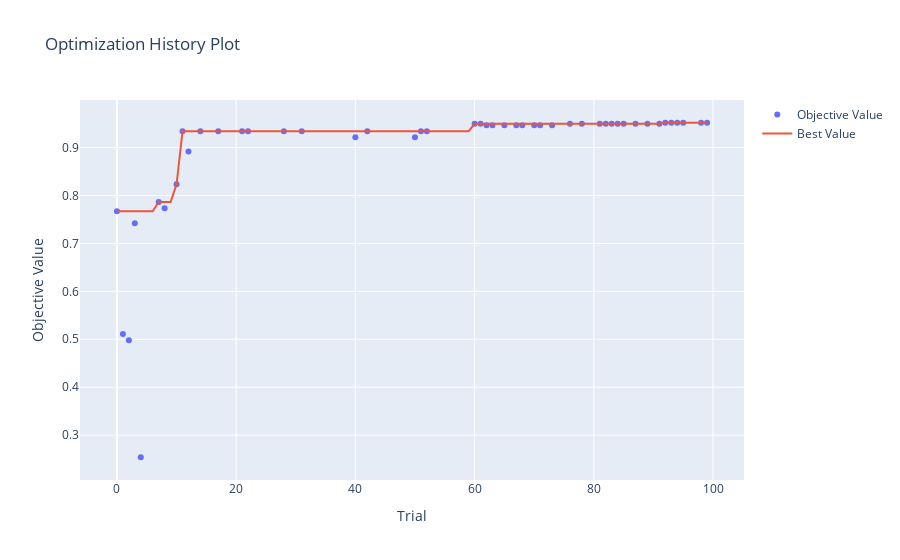
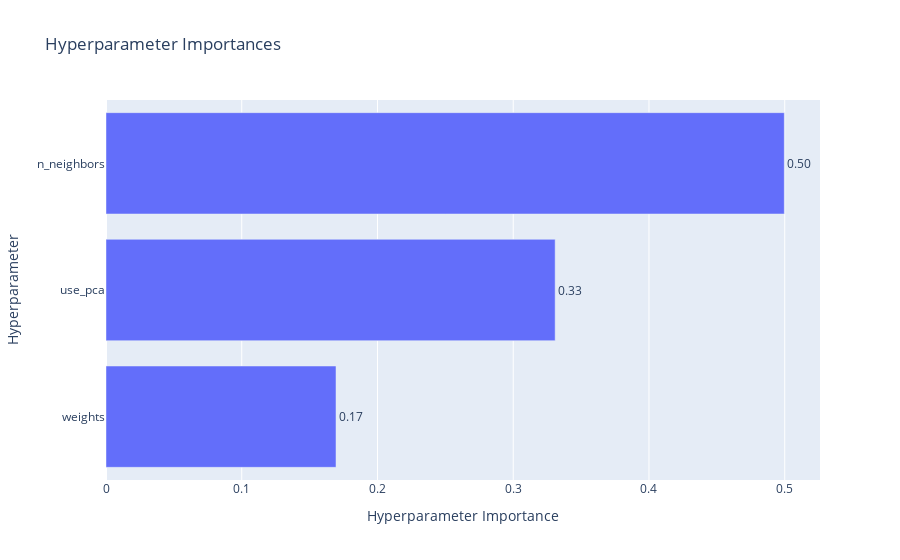
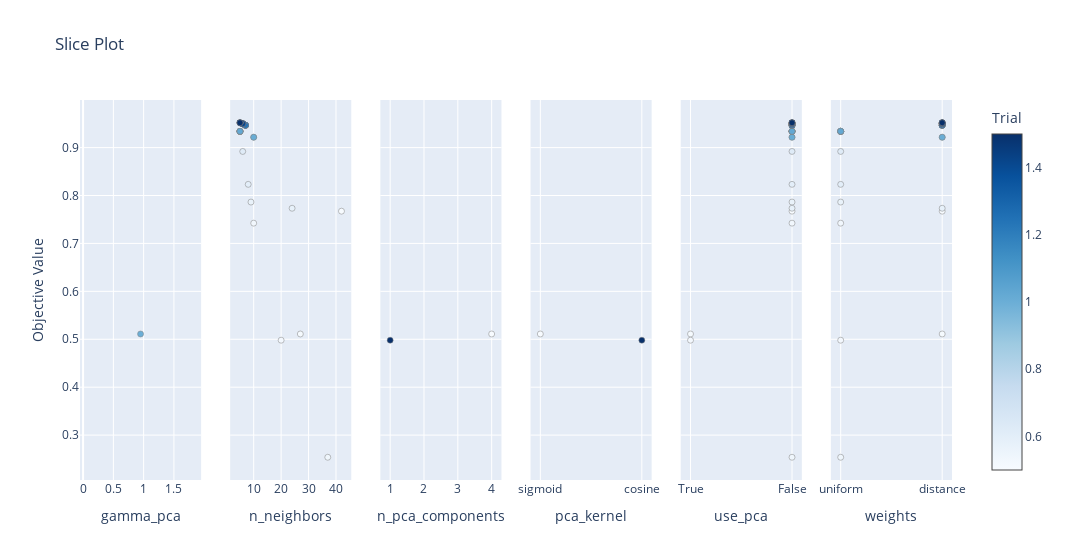

The cell these charts' notebook holds for them, in order:
### Code cell
import numpy as np
from sklearn.model_selection import train_test_split
from sklearn.preprocessing import StandardScaler
from sklearn.metrics import accuracy_score
from sklearn.decomposition import PCA, KernelPCA
from sklearn.neighbors import KNeighborsClassifier
import optuna
import optuna.visualization as vis

n = 9

X = np.load('Datasets/kryptonite-%s-X.npy'%(n))
y = np.load('Datasets/kryptonite-%s-y.npy'%(n))

def objective(trial):
    ### ========== Shuffle and Split Data ========== ###

    X_train, X_val, y_train, y_val = train_test_split(X, y, test_size=0.8, random_state=42)

    scaler = StandardScaler()
    X_train_scaled = scaler.fit_transform(X_train)
    X_val_scaled = scaler.transform(X_val)

    # Suggest dimensionality reduction and kernel parameters
    use_pca = trial.suggest_categorical('use_pca', ['True', 'False'])
    
    if use_pca == 'True':
        kernel_pca = trial.suggest_categorical('pca_kernel', ['linear', 'poly', 'rbf', 'sigmoid', 'cosine'])
        # kernel_pca = 'linear'

        params_pca = {}

        if kernel_pca == 'poly':
            params_pca['degree'] = trial.suggest_int('degree_pca', 1, 10)
        if kernel_pca in ['poly', 'rbf', 'sigmoid']:
            params_pca['gamma'] = trial.suggest_float('gamma_pca', 0.1, 10)

        params_pca['n_jobs'] = -1
        params_pca['n_components'] = trial.suggest_int('n_pca_components', 1, max(1, X_train_scaled.shape[1]))


    ### ========== Dimensionality Reduction ========== ###

    if use_pca == 'True':
        pca = KernelPCA(**params_pca)

        X_train_scaled = pca.fit_transform(X_train_scaled)
        X_val_scaled = pca.transform(X_val)

    # KNN Classifier parameters
    classifier = KNeighborsClassifier(
        n_neighbors=trial.suggest_int('n_neighbors', 5, 50),
        weights=trial.suggest_categorical('weights', ['uniform', 'distance']),
        n_jobs=-1
    )

    # Train the classifier
    classifier.fit(X_train_scaled, y_train)

    # Evaluate on the val set
    y_val_pred = classifier.predict(X_val_scaled)
    val_accuracy = accuracy_score(y_val, y_val_pred)

    # Report validation accuracy for pruning
    trial.report(val_accuracy, step=0)

    # Check if the trial should be pruned
    if trial.should_prune():
        raise optuna.TrialPruned()


    return val_accuracy

# Create a study object with a pruner
pruner = optuna.pruners.MedianPruner()
study = optuna.create_study(direction="maximize", pruner=pruner)

# Optimize the objective function
study.optimize(objective, n_trials=100)

print("Best hyperparameters:", study.best_params)
print("Best value:", study.best_value)

# Visualize the optimization history and parameter importances
vis.plot_optimization_history(study).show()
vis.plot_param_importances(study).show()
vis.plot_slice(study).show()

### Figure 1 — Plotly figure (JSON) as saved in the notebook; plotly's stock layout.template omitted (floating-point values rounded to 4 significant figures)
{"data": [{"mode": "markers", "name": "Objective Value", "type": "scatter", "x": [0, 1, 2, 3, 4, 7, 8, 10, 11, 12, 14, 17, 21, 22, 28, 31, 40, 42, 50, 51, 52, 60, 61, 62, 63, 65, 67, 68, 70, 71, 73, 76, 78, 81, 82, 83, 84, 85, 87, 89, 91, 92, 93, 94, 95, 98, 99], "y": [0.7673, 0.511, 0.4981, 0.7423, 0.2538, 0.7863, 0.7734, 0.8233, 0.9339, 0.8919, 0.9339, 0.9339, 0.9339, 0.9339, 0.9339, 0.9339, 0.9216, 0.9339, 0.9216, 0.9339, 0.9339, 0.9497, 0.9497, 0.9465, 0.9465, 0.9465, 0.9465, 0.9465, 0.9465, 0.9465, 0.9465, 0.9497, 0.9497, 0.9497, 0.9497, 0.9497, 0.9497, 0.9497, 0.9497, 0.9497, 0.9497, 0.9518, 0.9518, 0.9518, 0.9518, 0.9518, 0.9518]}, {"mode": "lines", "name": "Best Value", "type": "scatter", "x": [0, 1, 2, 3, 4, 5, 6, 7, 8, 9, 10, 11, 12, 13, 14, 15, 16, 17, 18, 19, 20, 21, 22, 23, 24, 25, 26, 27, 28, 29, 30, 31, 32, 33, 34, 35, 36, 37, 38, 39, 40, 41, 42, 43, 44, 45, 46, 47, 48, 49, 50, 51, 52, 53, 54, 55, 56, 57, 58, 59, 60, 61, 62, 63, 64, 65, 66, 67, 68, 69, 70, 71, 72, 73, 74, 75, 76, 77, 78, 79, 80, 81, 82, 83, 84, 85, 86, 87, 88, 89, 90, 91, 92, 93, 94, 95, 96, 97, 98, 99], "y": [0.7673, 0.7673, 0.7673, 0.7673, 0.7673, 0.7673, 0.7673, 0.7863, 0.7863, 0.7863, 0.8233, 0.9339, 0.9339, 0.9339, 0.9339, 0.9339, 0.9339, 0.9339, 0.9339, 0.9339, 0.9339, 0.9339, 0.9339, 0.9339, 0.9339, 0.9339, 0.9339, 0.9339, 0.9339, 0.9339, 0.9339, 0.9339, 0.9339, 0.9339, 0.9339, 0.9339, 0.9339, 0.9339, 0.9339, 0.9339, 0.9339, 0.9339, 0.9339, 0.9339, 0.9339, 0.9339, 0.9339, 0.9339, 0.9339, 0.9339, 0.9339, 0.9339, 0.9339, 0.9339, 0.9339, 0.9339, 0.9339, 0.9339, 0.9339, 0.9339, 0.9497, 0.9497, 0.9497, 0.9497, 0.9497, 0.9497, 0.9497, 0.9497, 0.9497, 0.9497, 0.9497, 0.9497, 0.9497, 0.9497, 0.9497, 0.9497, 0.9497, 0.9497, 0.9497, 0.9497, 0.9497, 0.9497, 0.9497, 0.9497, 0.9497, 0.9497, 0.9497, 0.9497, 0.9497, 0.9497, 0.9497, 0.9497, 0.9518, 0.9518, 0.9518, 0.9518, 0.9518, 0.9518, 0.9518, 0.9518]}, {"marker": {"color": "#cccccc"}, "mode": "markers", "name": "Infeasible Trial", "showlegend": false, "type": "scatter", "x": [], "y": []}], "layout": {"title": {"text": "Optimization History Plot"}, "xaxis": {"title": {"text": "Trial"}}, "yaxis": {"title": {"text": "Objective Value"}}}}

### Figure 2 — Plotly figure (JSON) as saved in the notebook; plotly's stock layout.template omitted (floating-point values rounded to 4 significant figures)
{"data": [{"cliponaxis": false, "hovertemplate": ["weights (CategoricalDistribution): 0.16943254729930302<extra></extra>", "use_pca (CategoricalDistribution): 0.33087807307596667<extra></extra>", "n_neighbors (IntDistribution): 0.49968937962473037<extra></extra>"], "name": "Objective Value", "orientation": "h", "text": ["0.17", "0.33", "0.50"], "textposition": "outside", "type": "bar", "x": [0.1694, 0.3309, 0.4997], "y": ["weights", "use_pca", "n_neighbors"]}], "layout": {"title": {"text": "Hyperparameter Importances"}, "xaxis": {"title": {"text": "Hyperparameter Importance"}}, "yaxis": {"title": {"text": "Hyperparameter"}}}}

### Figure 3 — Plotly figure (JSON) as saved in the notebook; plotly's stock layout.template omitted (floating-point values rounded to 4 significant figures)
{"data": [{"marker": {"color": [1], "colorbar": {"title": {"text": "Trial"}, "x": 1, "xpad": 40}, "colorscale": [[0, "rgb(247,251,255)"], [0.125, "rgb(222,235,247)"], [0.25, "rgb(198,219,239)"], [0.375, "rgb(158,202,225)"], [0.5, "rgb(107,174,214)"], [0.625, "rgb(66,146,198)"], [0.75, "rgb(33,113,181)"], [0.875, "rgb(8,81,156)"], [1, "rgb(8,48,107)"]], "line": {"color": "Grey", "width": 0.5}, "showscale": true}, "mode": "markers", "name": "Feasible Trial", "showlegend": false, "type": "scatter", "x": [0.9491], "xaxis": "x", "y": [0.511], "yaxis": "y"}, {"marker": {"color": [0, 1, 2, 3, 4, 7, 8, 10, 11, 12, 14, 17, 21, 22, 28, 31, 40, 42, 50, 51, 52, 60, 61, 62, 63, 65, 67, 68, 70, 71, 73, 76, 78, 81, 82, 83, 84, 85, 87, 89, 91, 92, 93, 94, 95, 98, 99], "colorbar": {"title": {"text": "Trial"}, "x": 1, "xpad": 40}, "colorscale": [[0, "rgb(247,251,255)"], [0.125, "rgb(222,235,247)"], [0.25, "rgb(198,219,239)"], [0.375, "rgb(158,202,225)"], [0.5, "rgb(107,174,214)"], [0.625, "rgb(66,146,198)"], [0.75, "rgb(33,113,181)"], [0.875, "rgb(8,81,156)"], [1, "rgb(8,48,107)"]], "line": {"color": "Grey", "width": 0.5}, "showscale": false}, "mode": "markers", "name": "Feasible Trial", "showlegend": false, "type": "scatter", "x": [42, 27, 20, 10, 37, 9, 24, 8, 5, 6, 5, 5, 5, 5, 5, 5, 10, 5, 10, 5, 5, 6, 6, 7, 7, 7, 7, 7, 7, 7, 7, 6, 6, 6, 6, 6, 6, 6, 6, 6, 6, 5, 5, 5, 5, 5, 5], "xaxis": "x2", "y": [0.7673, 0.511, 0.4981, 0.7423, 0.2538, 0.7863, 0.7734, 0.8233, 0.9339, 0.8919, 0.9339, 0.9339, 0.9339, 0.9339, 0.9339, 0.9339, 0.9216, 0.9339, 0.9216, 0.9339, 0.9339, 0.9497, 0.9497, 0.9465, 0.9465, 0.9465, 0.9465, 0.9465, 0.9465, 0.9465, 0.9465, 0.9497, 0.9497, 0.9497, 0.9497, 0.9497, 0.9497, 0.9497, 0.9497, 0.9497, 0.9497, 0.9518, 0.9518, 0.9518, 0.9518, 0.9518, 0.9518], "yaxis": "y2"}, {"marker": {"color": [1, 2], "colorbar": {"title": {"text": "Trial"}, "x": 1, "xpad": 40}, "colorscale": [[0, "rgb(247,251,255)"], [0.125, "rgb(222,235,247)"], [0.25, "rgb(198,219,239)"], [0.375, "rgb(158,202,225)"], [0.5, "rgb(107,174,214)"], [0.625, "rgb(66,146,198)"], [0.75, "rgb(33,113,181)"], [0.875, "rgb(8,81,156)"], [1, "rgb(8,48,107)"]], "line": {"color": "Grey", "width": 0.5}, "showscale": false}, "mode": "markers", "name": "Feasible Trial", "showlegend": false, "type": "scatter", "x": [4, 1], "xaxis": "x3", "y": [0.511, 0.4981], "yaxis": "y3"}, {"marker": {"color": [1, 2], "colorbar": {"title": {"text": "Trial"}, "x": 1, "xpad": 40}, "colorscale": [[0, "rgb(247,251,255)"], [0.125, "rgb(222,235,247)"], [0.25, "rgb(198,219,239)"], [0.375, "rgb(158,202,225)"], [0.5, "rgb(107,174,214)"], [0.625, "rgb(66,146,198)"], [0.75, "rgb(33,113,181)"], [0.875, "rgb(8,81,156)"], [1, "rgb(8,48,107)"]], "line": {"color": "Grey", "width": 0.5}, "showscale": false}, "mode": "markers", "name": "Feasible Trial", "showlegend": false, "type": "scatter", "x": ["sigmoid", "cosine"], "xaxis": "x4", "y": [0.511, 0.4981], "yaxis": "y4"}, {"marker": {"color": [0, 1, 2, 3, 4, 7, 8, 10, 11, 12, 14, 17, 21, 22, 28, 31, 40, 42, 50, 51, 52, 60, 61, 62, 63, 65, 67, 68, 70, 71, 73, 76, 78, 81, 82, 83, 84, 85, 87, 89, 91, 92, 93, 94, 95, 98, 99], "colorbar": {"title": {"text": "Trial"}, "x": 1, "xpad": 40}, "colorscale": [[0, "rgb(247,251,255)"], [0.125, "rgb(222,235,247)"], [0.25, "rgb(198,219,239)"], [0.375, "rgb(158,202,225)"], [0.5, "rgb(107,174,214)"], [0.625, "rgb(66,146,198)"], [0.75, "rgb(33,113,181)"], [0.875, "rgb(8,81,156)"], [1, "rgb(8,48,107)"]], "line": {"color": "Grey", "width": 0.5}, "showscale": false}, "mode": "markers", "name": "Feasible Trial", "showlegend": false, "type": "scatter", "x": ["False", "True", "True", "False", "False", "False", "False", "False", "False", "False", "False", "False", "False", "False", "False", "False", "False", "False", "False", "False", "False", "False", "False", "False", "False", "False", "False", "False", "False", "False", "False", "False", "False", "False", "False", "False", "False", "False", "False", "False", "False", "False", "False", "False", "False", "False", "False"], "xaxis": "x5", "y": [0.7673, 0.511, 0.4981, 0.7423, 0.2538, 0.7863, 0.7734, 0.8233, 0.9339, 0.8919, 0.9339, 0.9339, 0.9339, 0.9339, 0.9339, 0.9339, 0.9216, 0.9339, 0.9216, 0.9339, 0.9339, 0.9497, 0.9497, 0.9465, 0.9465, 0.9465, 0.9465, 0.9465, 0.9465, 0.9465, 0.9465, 0.9497, 0.9497, 0.9497, 0.9497, 0.9497, 0.9497, 0.9497, 0.9497, 0.9497, 0.9497, 0.9518, 0.9518, 0.9518, 0.9518, 0.9518, 0.9518], "yaxis": "y5"}, {"marker": {"color": [0, 1, 2, 3, 4, 7, 8, 10, 11, 12, 14, 17, 21, 22, 28, 31, 40, 42, 50, 51, 52, 60, 61, 62, 63, 65, 67, 68, 70, 71, 73, 76, 78, 81, 82, 83, 84, 85, 87, 89, 91, 92, 93, 94, 95, 98, 99], "colorbar": {"title": {"text": "Trial"}, "x": 1, "xpad": 40}, "colorscale": [[0, "rgb(247,251,255)"], [0.125, "rgb(222,235,247)"], [0.25, "rgb(198,219,239)"], [0.375, "rgb(158,202,225)"], [0.5, "rgb(107,174,214)"], [0.625, "rgb(66,146,198)"], [0.75, "rgb(33,113,181)"], [0.875, "rgb(8,81,156)"], [1, "rgb(8,48,107)"]], "line": {"color": "Grey", "width": 0.5}, "showscale": false}, "mode": "markers", "name": "Feasible Trial", "showlegend": false, "type": "scatter", "x": ["distance", "distance", "uniform", "uniform", "uniform", "uniform", "distance", "uniform", "uniform", "uniform", "uniform", "uniform", "uniform", "uniform", "uniform", "uniform", "distance", "uniform", "distance", "uniform", "uniform", "distance", "distance", "distance", "distance", "distance", "distance", "distance", "distance", "distance", "distance", "distance", "distance", "distance", "distance", "distance", "distance", "distance", "distance", "distance", "distance", "distance", "distance", "distance", "distance", "distance", "distance"], "xaxis": "x6", "y": [0.7673, 0.511, 0.4981, 0.7423, 0.2538, 0.7863, 0.7734, 0.8233, 0.9339, 0.8919, 0.9339, 0.9339, 0.9339, 0.9339, 0.9339, 0.9339, 0.9216, 0.9339, 0.9216, 0.9339, 0.9339, 0.9497, 0.9497, 0.9465, 0.9465, 0.9465, 0.9465, 0.9465, 0.9465, 0.9465, 0.9465, 0.9497, 0.9497, 0.9497, 0.9497, 0.9497, 0.9497, 0.9497, 0.9497, 0.9497, 0.9497, 0.9518, 0.9518, 0.9518, 0.9518, 0.9518, 0.9518], "yaxis": "y6"}], "layout": {"title": {"text": "Slice Plot"}, "width": 1800, "xaxis": {"anchor": "y", "domain": [0, 0.1389], "title": {"text": "gamma_pca"}}, "xaxis2": {"anchor": "y2", "domain": [0.1722, 0.3111], "title": {"text": "n_neighbors"}}, "xaxis3": {"anchor": "y3", "domain": [0.3444, 0.4833], "title": {"text": "n_pca_components"}}, "xaxis4": {"anchor": "y4", "categoryarray": ["linear", "poly", "rbf", "sigmoid", "cosine"], "categoryorder": "array", "domain": [0.5167, 0.6556], "title": {"text": "pca_kernel"}, "type": "category"}, "xaxis5": {"anchor": "y5", "categoryarray": ["True", "False"], "categoryorder": "array", "domain": [0.6889, 0.8278], "title": {"text": "use_pca"}, "type": "category"}, "xaxis6": {"anchor": "y6", "categoryarray": ["uniform", "distance"], "categoryorder": "array", "domain": [0.8611, 1], "title": {"text": "weights"}, "type": "category"}, "yaxis": {"anchor": "x", "domain": [0, 1], "title": {"text": "Objective Value"}}, "yaxis2": {"anchor": "x2", "domain": [0, 1], "matches": "y", "showticklabels": false}, "yaxis3": {"anchor": "x3", "domain": [0, 1], "matches": "y", "showticklabels": false}, "yaxis4": {"anchor": "x4", "domain": [0, 1], "matches": "y", "showticklabels": false}, "yaxis5": {"anchor": "x5", "domain": [0, 1], "matches": "y", "showticklabels": false}, "yaxis6": {"anchor": "x6", "domain": [0, 1], "matches": "y", "showticklabels": false}}}
